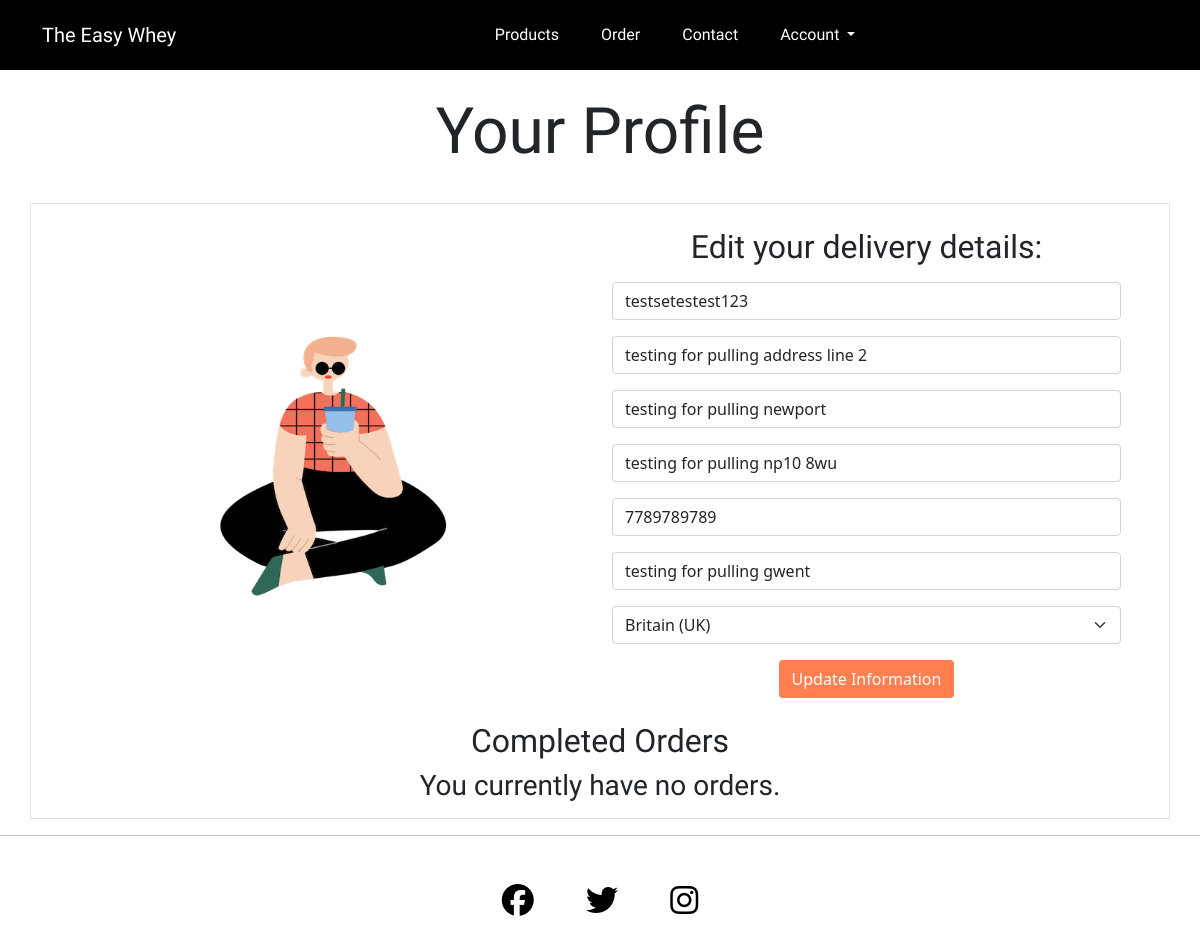
Screenshot of /profile/ (signed in) with the database file from the repository.
### profiles/models.py (models this page shows, shortened)
class UserProfile(models.Model):
    user = models.OneToOneField(User, on_delete=models.CASCADE)
    default_address_one = models.CharField(
        max_length=100, null=True, blank=True
    )
    default_address_two = models.CharField(
        max_length=100, null=True, blank=True
    )
    default_town_city = models.CharField(max_length=50, null=True, blank=True)
    default_postcode = models.CharField(max_length=50, null=True, blank=True)
    default_phone_number = models.CharField(
        validators=[phone_regex], max_length=11, null=True, blank=True
    )
    default_county = models.CharField(max_length=50, null=True, blank=True)
    default_country = CountryField(
        blank_label="Country", null=True, blank=True
    )

### profiles/views.py (the view)
# urls.py: path('profile/', views.profile, name="profile"),
@login_required
def profile(request):
    request.session['checkout_key'] = False
    profile = get_object_or_404(UserProfile, user=request.user)
    form = UserProfileForm(instance=profile)
    if request.method == "POST":
        form = UserProfileForm(request.POST, instance=profile)
        if form.is_valid():
            form.save()
            messages.success(request, "Profile saved.")
    orders = profile.orders.all()
    context = {
             "form": form,
             "orders": orders,
        }
    return render(request, "profiles/profile.html", context)

### profiles/forms.py
class UserProfileForm(forms.ModelForm):
    class Meta:
        model = UserProfile
        exclude = ("user",)
    def __init__(self, *args, **kwargs):
        super().__init__(*args, **kwargs)
        placeholders = {
            "default_address_one": "Street Address 1",
            "default_address_two": "Street Address 2",
            "default_town_city": "Town or City",
            "default_postcode": "Postcode",
            "default_phone_number": "Phone Number",
            "default_county": "County",
            "default_country": "County",
        }
        self.fields["default_address_one"].widget.attrs["autofocus"] = True
        for field in self.fields:
            if self.fields[field].required:
                placeholder = f"{placeholders[field]} *"
            else:
                placeholder = placeholders[field]
            self.fields[field].widget.attrs["placeholder"] = placeholder
            self.fields[field].label = False

### templates/profiles/profile.html (shortened to what this page needs)
{% extends 'base.html' %}
{% load static %}
{% block header %}
<div class="container-fluid">
    <div class="row my-4">
        <div class="col text-center">
            <h2 class="display-3 title-font">Your Profile</h2>
        </div>
    </div>
</div>
{% endblock %}
{% block content %}
<div class="container border py-2 px-5 mt-4">
    <div class="row justify-content-center align-items-center">
        <div class="col text-center align-self-center"><img src="{% static 'images/man-shake-sitting.png' %}"
                class="img-fluid my-2 w-50" alt="man sitting with a protein shake"></div>
        <div class="col-md-6 text-center">
            <h2 class="text-font my-3">Edit your delivery details:</h2>
            <form action="{% url 'profile' %}" method="POST" id="profile-delivery-form">
                {{ form | crispy }}
                <button type="submit" class="btn standout-button mb-4">Update Information</button>
            </form>
        </div>
    </div>
    <div class="row justify-content-center align-items-center">
        <div class="col text-center">
            <h2 class="text-font">Completed Orders</h2>
            {% if orders %}
            <table class="table table-hover align-middle text-font">
                <thead>
                    <tr>
                        <th scope="col" colspan="2">Order Number</th>
                    </tr>
                </thead>
                <tbody>
                    {% for order in orders %}
                    {% if order.is_paid %}
                    <tr>
                        <td>{{order.order_number|truncatechars:12}}</td>
                        <td><a href="{% url 'order_history' order.order_number %}" class="btn standout-button"
                                title="{{ order.order_number }}">View</a>
                        </td>
                    </tr>
                    {% endif %}
                    {% endfor %}
                </tbody>
            </table>
            <h2 class="text-font">Incomplete Orders</h2>
            <table class="table table-hover align-middle text-font">
                <thead>
                    <tr>
                        <th scope="col" colspan="2">Order Number</th>
                    </tr>
                </thead>
                <tbody>
                    {% for order in orders %}
                    {% if not order.is_paid %}
                    <tr>
                        <td>{{order.order_number|truncatechars:12}}</td>
                        <td><a href="{% url 'order_history' order.order_number %}" class="btn standout-button"
                                title="{{ order.order_number }}">View</a>
                        </td>
                    </tr>
                    {% endif %}
                    {% endfor %}
                </tbody>
            </table>
            {% else %}
            <h3 class="text-font my-2">You currently have no orders.</h3>
            {% endif %}
        </div>
    </div>
</div>
{% endblock %}

### static/css/style.css (style rules this page uses)
.title-font { font-family: 'Shadows Into Light', sans-serif; }
.text-font { font-family: 'Quicksand', sans-serif; }
.standout-button { background-color: coral; color: white !important; }

### rows the page displays
UserProfile: default_address_one "testsetestest123", default_address_two "testing for pulling address line 2", default_town_city "testing for pulling newport", default_postcode "testing for pulling np10 8wu", default_phone_number "7789789789", default_county "testing for pulling gwent", default_country "Britain (UK)"
